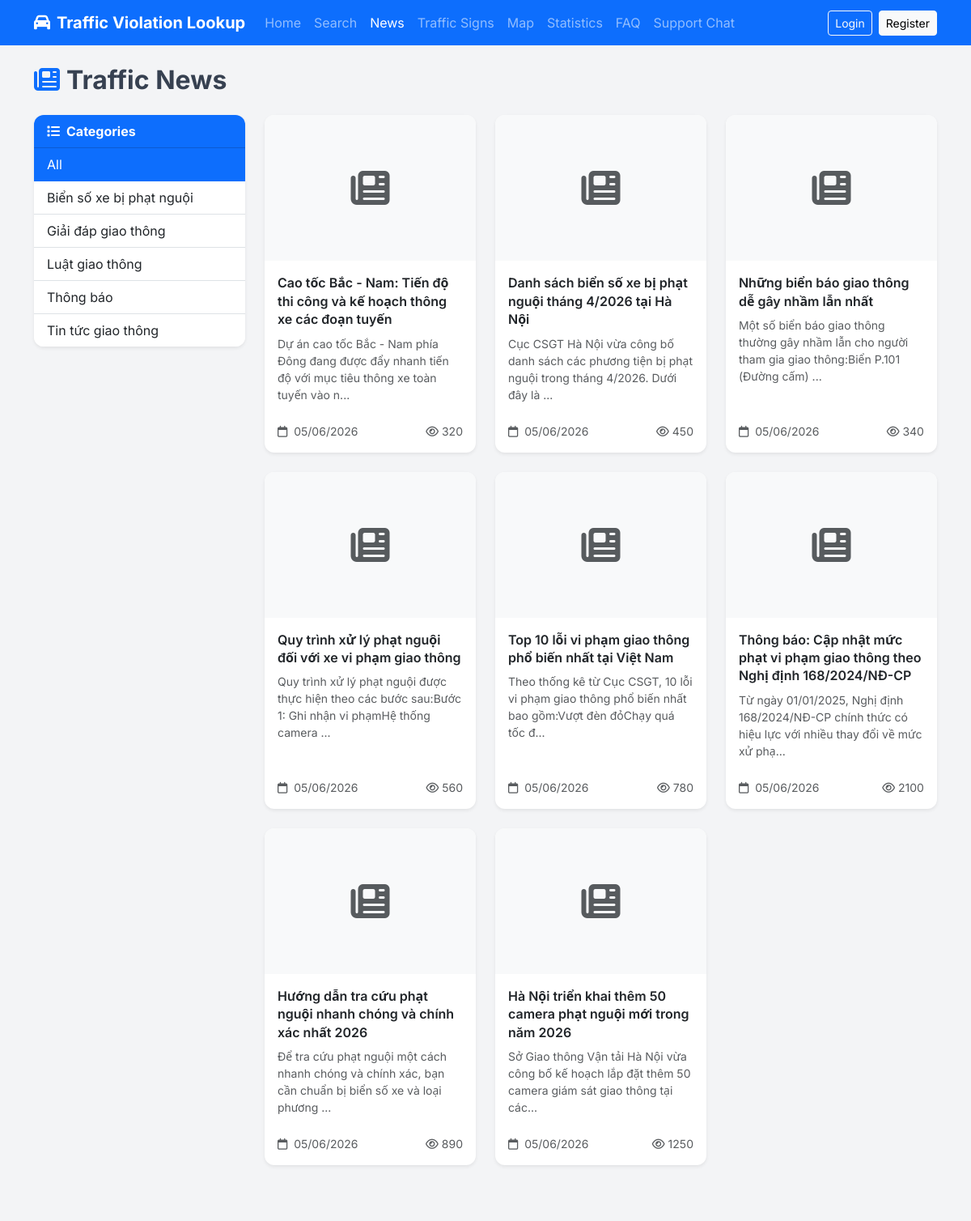
Before: /tin-tuc (upper part) with the older database file.
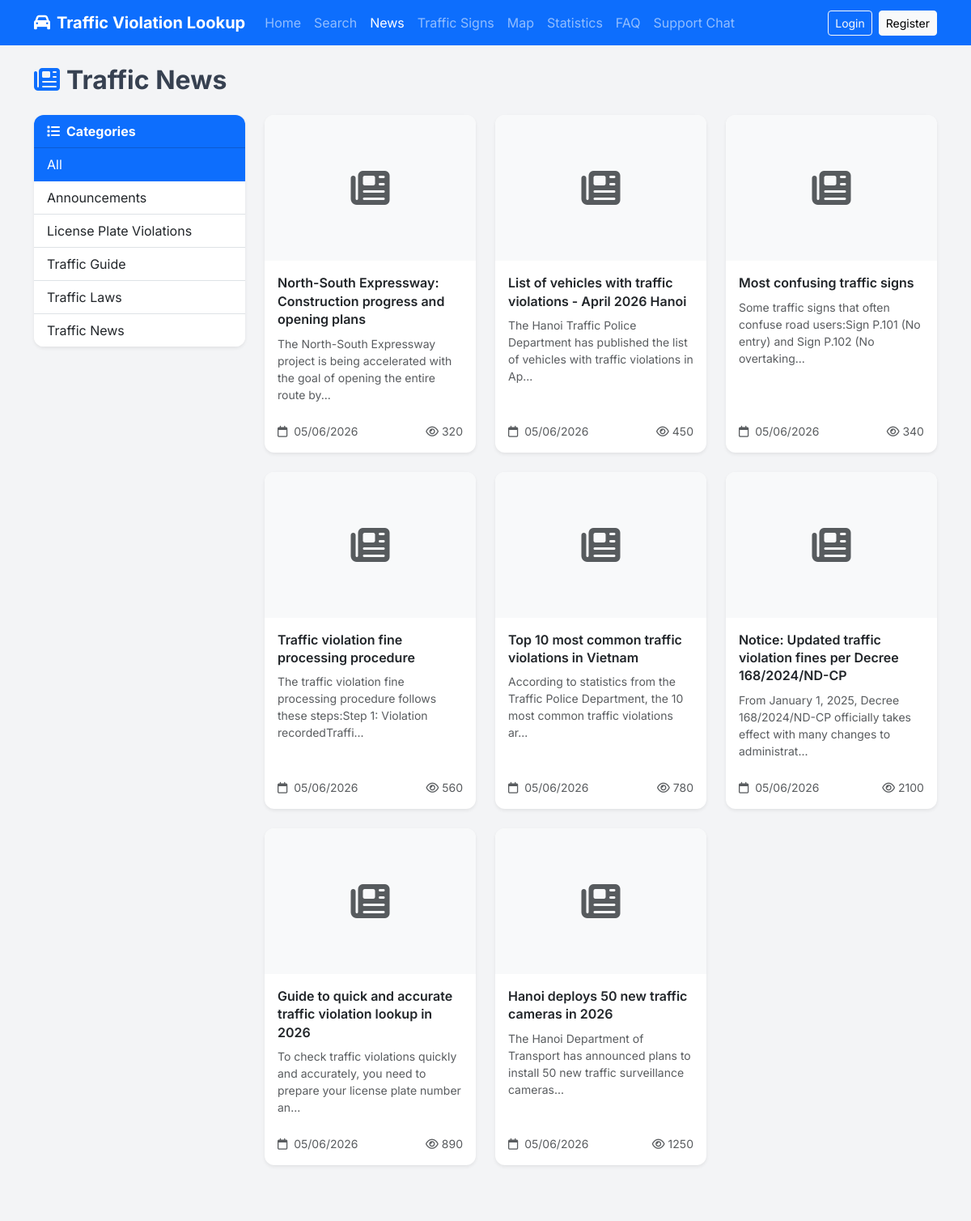
After: the same page with the newer database file.
### tables this page shows
CREATE TABLE news_categories (
    id INT AUTO_INCREMENT PRIMARY KEY,
    name VARCHAR(100) NOT NULL,
    slug VARCHAR(100) NOT NULL UNIQUE,
    created_at DATETIME NOT NULL DEFAULT CURRENT_TIMESTAMP
);

CREATE TABLE news (
    id INT AUTO_INCREMENT PRIMARY KEY,
    title VARCHAR(255) NOT NULL,
    slug VARCHAR(255) NOT NULL UNIQUE,
    content LONGTEXT NOT NULL,
    thumbnail VARCHAR(255) NULL,
    category_id INT NULL,
    author_id INT NULL,
    status ENUM('draft','published') NOT NULL DEFAULT 'draft',
    views INT NOT NULL DEFAULT 0,
    created_at DATETIME NOT NULL DEFAULT CURRENT_TIMESTAMP,
    updated_at DATETIME NULL ON UPDATE CURRENT_TIMESTAMP,
    FOREIGN KEY (category_id) REFERENCES news_categories(id) ON DELETE SET NULL,
    FOREIGN KEY (author_id) REFERENCES users(id) ON DELETE SET NULL,
    INDEX idx_slug (slug),
    INDEX idx_status (status),
    INDEX idx_category (category_id),
    INDEX idx_created (created_at)
);

### app/core/Controller.php (called while the page is built, shortened)
<?php
class Controller
{
    protected function view(string $view, array $data = [], string $layout = 'client'): void
    {
        extract($data);
        $viewPath = __DIR__ . '/../views/' . $view . '.php';
        require $viewPath;
        $layoutPath = __DIR__ . '/../views/layouts/' . $layout . '.php';
        require $layoutPath;
    }
}

### app/controllers/client/TinTucController.php (called while the page is built, shortened)
<?php
class TinTucController extends Controller
{
    public function index(): void
    {
        $newsModel = new News();
        $categoryModel = new NewsCategory();
        $categoryId = $this->input('cat', '');
        $page = max(1, (int) $this->input('page', 1));
        $perPage = 9;
        $conditions = ['status' => 'published'];
        $pagination = $newsModel->paginate($page, $perPage, $conditions, 'created_at DESC');
        $categories = $categoryModel->all([], 'name ASC');
        $this->view('client/tintuc/index', [
            'title' => 'Traffic News',
            'news' => $pagination['items'],
            'pagination' => $pagination,
            'categories' => $categories,
            'currentCategory' => $categoryId,
        ]);
    }
}

### public/index.php (called while the page is built, shortened)
<?php
spl_autoload_register(function (string $class): void {
    $prefix = 'App\\';
    $baseDir = __DIR__ . '/../app/';
    $relativeClass = substr($class, strlen($prefix));
    $parts = explode('\\', $relativeClass);
    $parts[0] = strtolower($parts[0]);
    if (count($parts) > 1 && $parts[0] === 'controllers') {
        $parts[1] = strtolower($parts[1]);
    }
    $file = $baseDir . implode('/', $parts) . '.php';
});
$router = new App\Core\Router();
$uri = $_SERVER['REQUEST_URI'] ?? '/';
$method = $_SERVER['REQUEST_METHOD'] ?? 'GET';
$router->dispatch($uri, $method);

### app/core/Database.php (called while the page is built, shortened)
<?php
class Database
{
    private static ?Database $instance = null;
    private \PDO $pdo;
    private function __construct()
    {
        $config = require __DIR__ . '/../../config/config.php';
        $dsn = sprintf(
            'mysql:host=%s;dbname=%s;charset=%s',
            $config['db_host'],
            $config['db_name'],
            $config['db_charset']
        );
        $this->pdo = new \PDO($dsn, $config['db_user'], $config['db_pass'], [
            \PDO::ATTR_ERRMODE            => \PDO::ERRMODE_EXCEPTION,
            \PDO::ATTR_DEFAULT_FETCH_MODE => \PDO::FETCH_ASSOC,
            \PDO::ATTR_EMULATE_PREPARES   => false,
        ]);
    }
    public static function getInstance(): self
    {
        if (self::$instance === null) {
            self::$instance = new self();
        }
        return self::$instance;
    }
    public function getConnection(): \PDO
    {
        return $this->pdo;
    }
}

### app/core/Model.php (called while the page is built, shortened)
<?php
class Model
{
    protected PDO $db;
    protected string $table = '';
    public function __construct()
    {
        $this->db = Database::getInstance()->getConnection();
    }
    public function all(array $conditions = [], string $orderBy = '', int $limit = 0, int $offset = 0): array
    {
        $sql = "SELECT * FROM {$this->table}";
        $params = [];
        if (!empty($conditions)) {
            $whereClauses = [];
            foreach ($conditions as $key => $value) {
                $whereClauses[] = "{$key} = :{$key}";
                $params[$key] = $value;
            }
            $sql .= ' WHERE ' . implode(' AND ', $whereClauses);
        }
        if (!empty($orderBy)) {
            $sql .= " ORDER BY {$orderBy}";
        }
        if ($limit > 0) {
            $sql .= " LIMIT {$limit}";
        }
        $stmt = $this->db->prepare($sql);
        $stmt->execute($params);
        return $stmt->fetchAll();
    }
    public function count(array $conditions = []): int
    {
        $sql = "SELECT COUNT(*) FROM {$this->table}";
        $params = [];
        if (!empty($conditions)) {
            $clauses = [];
            foreach ($conditions as $key => $value) {
                $clauses[] = "{$key} = :{$key}";
                $params[$key] = $value;
            }
            $sql .= ' WHERE ' . implode(' AND ', $clauses);
        }
        $stmt = $this->db->prepare($sql);
        $stmt->execute($params);
        return (int) $stmt->fetchColumn();
    }
    public function paginate(int $page = 1, int $perPage = 10, array $conditions = [], string $orderBy = ''): array
    {
        $total = $this->count($conditions);
        $totalPages = max(1, (int) ceil($total / $perPage));
        $page = max(1, min($page, $totalPages));
        $offset = ($page - 1) * $perPage;
        $items = $this->all($conditions, $orderBy, $perPage, $offset);
        return [
            'items'      => $items,
            'total'      => $total,
            'page'       => $page,
            'per_page'   => $perPage,
            'total_pages'=> $totalPages,
            'has_next'   => $page < $totalPages,
            'has_prev'   => $page > 1,
        ];
    }
}

### app/core/Helper.php (called while the page is built, shortened)
<?php
class Helper
{
    public static function formatDate(string $datetime, string $format = 'd/m/Y'): string
    {
        $date = new \DateTime($datetime);
        return $date->format($format);
    }
    public static function truncate(string $text, int $length = 100): string
    {
        return mb_substr($text, 0, $length) . '...';
    }
}

### app/core/Session.php (called while the page is built, shortened)
<?php
class Session
{
    public static function has(string $key): bool
    {
        return isset($_SESSION[$key]);
    }
    public static function isLoggedIn(): bool
    {
        return self::has('user_id');
    }
}

### app/views/client/tintuc/index.php (the view, shortened to what the changed rows need)
<div class="container py-4">
    <h2 class="fw-bold mb-4">
        <i class="fas fa-newspaper me-2 text-primary"></i>Traffic News
    </h2>
    <div class="row">
        <div class="col-lg-3 mb-4">
            <div class="card shadow-sm">
                <div class="card-header bg-primary text-white fw-bold">
                    <i class="fas fa-list me-2"></i>Categories
                </div>
                <div class="list-group list-group-flush">
                    <a href="/tin-tuc"
                       class="list-group-item list-group-item-action <?= ($currentCategory ?? '') === '' ? 'active' : '' ?>">
                        All
                    </a>
                    <?php foreach ($categories as $cat): ?>
                        <a href="/tin-tuc?cat=<?= htmlspecialchars($cat['id'], ENT_QUOTES, 'UTF-8') ?>"
                           class="list-group-item list-group-item-action <?= ($currentCategory ?? '') === (string) $cat['id'] ? 'active' : '' ?>">
                            <?= htmlspecialchars($cat['name'], ENT_QUOTES, 'UTF-8') ?>
                        </a>
                    <?php endforeach; ?>
                </div>
            </div>
        </div>
        <div class="col-lg-9">
            <?php if (empty($news)): ?>
                <div class="text-center py-5">
                    <i class="fas fa-newspaper fa-4x text-muted mb-3"></i>
                    <h4 class="text-muted">No articles yet</h4>
                    <p class="text-muted">Please check back later.</p>
                </div>
            <?php else: ?>
                <div class="row g-4">
                    <?php foreach ($news as $item): ?>
                        <div class="col-md-6 col-lg-4">
                            <div class="card shadow-sm h-100 border-0">
                                <?php if (!empty($item['thumbnail'])): ?>
                                    <img src="/<?= htmlspecialchars($item['thumbnail'], ENT_QUOTES, 'UTF-8') ?>"
                                         class="card-img-top" alt="<?= htmlspecialchars($item['title'], ENT_QUOTES, 'UTF-8') ?>"
                                         style="height: 180px; object-fit: cover;">
                                <?php else: ?>
                                    <div class="card-img-top bg-light d-flex align-items-center justify-content-center"
                                         style="height: 180px;">
                                        <i class="fas fa-newspaper fa-3x text-muted"></i>
                                    </div>
                                <?php endif; ?>
                                <div class="card-body d-flex flex-column">
                                    <h5 class="card-title">
                                        <a href="/tin-tuc/<?= htmlspecialchars($item['slug'] ?? 'bai-viet-' . $item['id'], ENT_QUOTES, 'UTF-8') ?>"
                                           class="text-decoration-none text-dark stretched-link">
                                            <?= htmlspecialchars($item['title'], ENT_QUOTES, 'UTF-8') ?>
                                        </a>
                                    </h5>
                                    <p class="card-text text-muted small flex-grow-1">
                                        <?= htmlspecialchars(Helper::truncate(strip_tags($item['content'] ?? ''), 100), ENT_QUOTES, 'UTF-8') ?>
                                    </p>
                                    <div class="d-flex justify-content-between align-items-center mt-2">
                                        <small class="text-muted">
                                            <i class="far fa-calendar me-1"></i>
                                            <?= htmlspecialchars(Helper::formatDate($item['created_at'], 'd/m/Y'), ENT_QUOTES, 'UTF-8') ?>
                                        </small>
                                        <small class="text-muted">
                                            <i class="far fa-eye me-1"></i><?= (int)($item['views'] ?? 0) ?>
                                        </small>
                                    </div>
                                </div>
                            </div>
                        </div>
                    <?php endforeach; ?>
                </div>
            <?php endif; ?>
        </div>
    </div>
</div>

### app/core/Router.php (shortened to what the changed rows need)
<?php
class Router
{
    private array $routes = [];
    private function addRoute(string $method, string $uri, string $handler): void
    {
        $pattern = preg_replace('/\{([a-zA-Z_]+)\}/', '(?P<$1>[^/]+)', $uri);
        $pattern = '#^' . $pattern . '$#';
        $this->routes[] = [
            'method'  => $method,
            'pattern' => $pattern,
            'handler' => $handler,
        ];
    }
    public function dispatch(string $uri, string $method): void
    {
        $uri = parse_url($uri, PHP_URL_PATH);
        $uri = rtrim($uri, '/') ?: '/';
        foreach ($this->routes as $route) {
            if ($route['method'] !== strtoupper($method)) {
                continue;
            }
            if (preg_match($route['pattern'], $uri, $matches)) {
                $this->params = array_filter($matches, fn($key) => is_string($key), ARRAY_FILTER_USE_KEY);
                [$controllerPath, $action] = explode('@', $route['handler']);
                $controller = new $controllerClass();
                call_user_func_array([$controller, $action], array_values($this->params));
                return;
            }
        }
    }
}

### app/views/partials/header.php (shortened to what the changed rows need)
<?php
$isLoggedIn = Session::isLoggedIn();
$isAdmin = Session::isAdmin();
$currentUrl = parse_url($_SERVER['REQUEST_URI'], PHP_URL_PATH);
function isActive(string $path): string {
    global $currentUrl;
    return $currentUrl === $path ? 'active' : '';
}
?>
<nav class="navbar navbar-expand-lg navbar-dark bg-primary sticky-top">
    <div class="container">
        <a class="navbar-brand fw-bold" href="/">
            <i class="fas fa-car me-2"></i>Traffic Violation Lookup
        </a>
        <div class="collapse navbar-collapse" id="mainNav">
            <ul class="navbar-nav me-auto mb-2 mb-lg-0">
                <li class="nav-item"><a class="nav-link <?= isActive('/') ?>" href="/">Home</a></li>
                <li class="nav-item"><a class="nav-link <?= str_starts_with($currentUrl, '/tra-cuu') ? 'active' : '' ?>" href="/tra-cuu">Search</a></li>
                <li class="nav-item"><a class="nav-link <?= str_starts_with($currentUrl, '/tin-tuc') ? 'active' : '' ?>" href="/tin-tuc">News</a></li>
                <li class="nav-item"><a class="nav-link <?= str_starts_with($currentUrl, '/bien-bao') ? 'active' : '' ?>" href="/bien-bao">Traffic Signs</a></li>
                <li class="nav-item"><a class="nav-link <?= str_starts_with($currentUrl, '/ban-do') ? 'active' : '' ?>" href="/ban-do">Map</a></li>
                <li class="nav-item"><a class="nav-link <?= str_starts_with($currentUrl, '/thong-ke') ? 'active' : '' ?>" href="/thong-ke">Statistics</a></li>
                <li class="nav-item"><a class="nav-link <?= str_starts_with($currentUrl, '/faq') ? 'active' : '' ?>" href="/faq">FAQ</a></li>
                <li class="nav-item"><a class="nav-link <?= str_starts_with($currentUrl, '/chat') ? 'active' : '' ?>" href="/chat">Support Chat</a></li>
            </ul>
            <div class="d-flex align-items-center gap-2">
                <?php if ($isLoggedIn): ?>
                    <div class="dropdown">
                        <!-- btn: lớp cơ bản của nút Bootstrap.
                             btn-outline-light: nút viền trắng, nền trong suốt, chữ trắng.
                             btn-sm: nút kích thước nhỏ.
                             data-bs-toggle="dropdown": kích hoạt dropdown của Bootstrap 5. -->
                        <button class="btn btn-outline-light btn-sm dropdown-toggle" data-bs-toggle="dropdown">
                            <i class="fas fa-user me-1"></i>
                            <!-- Cắt ngắn tên người dùng nếu quá 14 ký tự, thêm dấu "...".
                                 mb_strlen: đếm độ dài chuỗi Unicode (hỗ trợ tiếng Việt có dấu).
                                 mb_substr: cắt chuỗi Unicode an toàn.
                                 htmlspecialchars: chống XSS, escape ký tự đặc biệt trong HTML. -->
                            <?= htmlspecialchars(mb_strlen(Session::get('user_name')) > 14 ? mb_substr(Session::get('user_name'), 0, 14) . '...' : Session::get('user_name')) ?>
                        </button>
                        <ul class="dropdown-menu dropdown-menu-end">
                            <li><a class="dropdown-item" href="/tai-khoan"><i class="fas fa-tachometer-alt me-2"></i>Account</a></li>
                            <li><a class="dropdown-item" href="/tai-khoan/phuong-tien"><i class="fas fa-car me-2"></i>Vehicles</a></li>
                            <li><a class="dropdown-item" href="/tai-khoan/lich-su"><i class="fas fa-history me-2"></i>History</a></li>
                            <?php if ($isAdmin): ?>
                                <li><hr class="dropdown-divider"></li>
                                <li><a class="dropdown-item" href="/admin"><i class="fas fa-cog me-2"></i>Admin</a></li>
                            <?php endif; ?>
                            <li><hr class="dropdown-divider"></li>
                            <li><a class="dropdown-item text-danger" href="/dang-xuat"><i class="fas fa-sign-out-alt me-2"></i>Logout</a></li>
                        </ul>
                    </div>
                <?php else: ?>
                    <a href="/dang-nhap" class="btn btn-outline-light btn-sm">Login</a>
                    <a href="/dang-ky" class="btn btn-light btn-sm">Register</a>
                <?php endif; ?>
            </div>
        </div>
    </div>
</nav>

Changed rows visible on the page:
changed news_categories: name "Thông báo" → "Announcements"; moves up the list
changed news_categories: name "Biển số xe bị phạt nguội" → "License Plate Violations"
changed news_categories: name "Giải đáp giao thông" → "Traffic Guide"
changed news_categories: name "Luật giao thông" → "Traffic Laws"
changed news_categories: name "Tin tức giao thông" → "Traffic News"
changed news: title "Cao tốc Bắc - Nam: Tiến độ thi công và kế hoạch thông xe các đoạn tuyến" → "North-South Expressway: Construction progress and opening plans"; content "Dự án cao tốc Bắc - Nam phía Đông đang được đẩy nhanh tiến độ với mục tiêu thông xe toàn tuyến vào n..." → "The North-South Expressway project is being accelerated with the goal of opening the entire route by..."
changed news: title "Danh sách biển số xe bị phạt nguội tháng 4/2026 tại Hà Nội" → "List of vehicles with traffic violations - April 2026 Hanoi"; content "Cục CSGT Hà Nội vừa công bố danh sách các phương tiện bị phạt nguội trong tháng 4/2026. Dưới đây là ..." → "The Hanoi Traffic Police Department has published the list of vehicles with traffic violations in Ap..."
changed news: title "Những biển báo giao thông dễ gây nhầm lẫn nhất" → "Most confusing traffic signs"; content "Một số biển báo giao thông thường gây nhầm lẫn cho người tham gia giao thông:Biển P.101 (Đường cấm) ..." → "Some traffic signs that often confuse road users:Sign P.101 (No entry) and Sign P.102 (No overtaking..."
changed news: title "Quy trình xử lý phạt nguội đối với xe vi phạm giao thông" → "Traffic violation fine processing procedure"; content "Quy trình xử lý phạt nguội được thực hiện theo các bước sau:Bước 1: Ghi nhận vi phạmHệ thống camera ..." → "The traffic violation fine processing procedure follows these steps:Step 1: Violation recordedTraffi..."
changed news: title "Top 10 lỗi vi phạm giao thông phổ biến nhất tại Việt Nam" → "Top 10 most common traffic violations in Vietnam"; content "Theo thống kê từ Cục CSGT, 10 lỗi vi phạm giao thông phổ biến nhất bao gồm:Vượt đèn đỏChạy quá tốc đ..." → "According to statistics from the Traffic Police Department, the 10 most common traffic violations ar..."
changed news: title "Thông báo: Cập nhật mức phạt vi phạm giao thông theo Nghị định 168/2024/NĐ-CP" → "Notice: Updated traffic violation fines per Decree 168/2024/ND-CP"; content "Từ ngày 01/01/2025, Nghị định 168/2024/NĐ-CP chính thức có hiệu lực với nhiều thay đổi về mức xử phạ..." → "From January 1, 2025, Decree 168/2024/ND-CP officially takes effect with many changes to administrat..."
changed news: title "Hướng dẫn tra cứu phạt nguội nhanh chóng và chính xác nhất 2026" → "Guide to quick and accurate traffic violation lookup in 2026"; content "Để tra cứu phạt nguội một cách nhanh chóng và chính xác, bạn cần chuẩn bị biển số xe và loại phương ..." → "To check traffic violations quickly and accurately, you need to prepare your license plate number an..."
changed news: title "Hà Nội triển khai thêm 50 camera phạt nguội mới trong năm 2026" → "Hanoi deploys 50 new traffic cameras in 2026"; content "Sở Giao thông Vận tải Hà Nội vừa công bố kế hoạch lắp đặt thêm 50 camera giám sát giao thông tại các..." → "The Hanoi Department of Transport has announced plans to install 50 new traffic surveillance cameras..."
